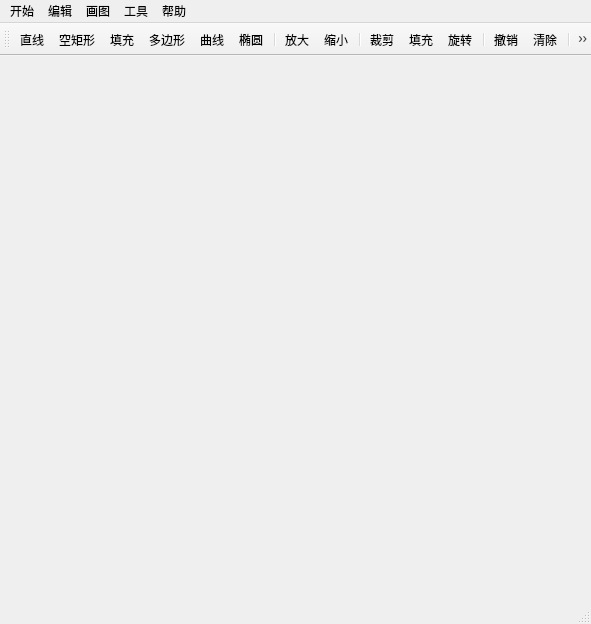
<?xml version="1.0" encoding="UTF-8"?>
<ui version="4.0">
 <class>MainWindow</class>
 <widget class="QMainWindow" name="MainWindow">
  <property name="geometry">
   <rect>
    <x>0</x>
    <y>0</y>
    <width>591</width>
    <height>624</height>
   </rect>
  </property>
  <property name="windowTitle">
   <string>MainWindow</string>
  </property>
  <widget class="QWidget" name="centralWidget"/>
  <widget class="QMenuBar" name="menuBar">
   <property name="geometry">
    <rect>
     <x>0</x>
     <y>0</y>
     <width>591</width>
     <height>23</height>
    </rect>
   </property>
   <widget class="QMenu" name="menu">
    <property name="title">
     <string>开始</string>
    </property>
    <addaction name="actionnew"/>
    <addaction name="actionopen"/>
    <addaction name="actionsave"/>
    <addaction name="actionquit"/>
    <addaction name="actionoff"/>
    <addaction name="actionswitch"/>
   </widget>
   <widget class="QMenu" name="menu_2">
    <property name="title">
     <string>编辑</string>
    </property>
    <addaction name="actionzoom"/>
    <addaction name="actionlager"/>
    <addaction name="actiondelete_one"/>
    <addaction name="actioninvert"/>
   </widget>
   <widget class="QMenu" name="menu_3">
    <property name="title">
     <string>画图</string>
    </property>
    <widget class="QMenu" name="menu_6">
     <property name="title">
      <string>矩形</string>
     </property>
     <addaction name="separator"/>
     <addaction name="actionempty_rect"/>
     <addaction name="actionfull_rect"/>
    </widget>
    <addaction name="actionDrawStraight"/>
    <addaction name="actionDrawCircle"/>
    <addaction name="actionDrawEllipse"/>
    <addaction name="actioncurve"/>
    <addaction name="menu_6"/>
   </widget>
   <widget class="QMenu" name="menu_4">
    <property name="title">
     <string>帮助</string>
    </property>
    <addaction name="actionabout"/>
   </widget>
   <widget class="QMenu" name="menu_5">
    <property name="title">
     <string>工具</string>
    </property>
    <addaction name="actionfill"/>
    <addaction name="actionpaint"/>
    <addaction name="actioncrop"/>
   </widget>
   <addaction name="menu"/>
   <addaction name="menu_2"/>
   <addaction name="menu_3"/>
   <addaction name="menu_5"/>
   <addaction name="menu_4"/>
  </widget>
  <widget class="QToolBar" name="mainToolBar">
   <property name="mouseTracking">
    <bool>false</bool>
   </property>
   <property name="contextMenuPolicy">
    <enum>Qt::DefaultContextMenu</enum>
   </property>
   <property name="layoutDirection">
    <enum>Qt::LeftToRight</enum>
   </property>
   <attribute name="toolBarArea">
    <enum>TopToolBarArea</enum>
   </attribute>
   <attribute name="toolBarBreak">
    <bool>false</bool>
   </attribute>
   <addaction name="actionDrawStraight"/>
   <addaction name="actionempty_rect"/>
   <addaction name="actionfull_rect"/>
   <addaction name="actionDrawCircle"/>
   <addaction name="actioncurve"/>
   <addaction name="actionDrawEllipse"/>
   <addaction name="separator"/>
   <addaction name="actionzoom"/>
   <addaction name="actionlager"/>
   <addaction name="separator"/>
   <addaction name="actioncrop"/>
   <addaction name="actionfill"/>
   <addaction name="actionpaint"/>
   <addaction name="separator"/>
   <addaction name="actiondelete_one"/>
   <addaction name="actiondelete"/>
   <addaction name="separator"/>
   <addaction name="separator"/>
   <addaction name="actionswitch"/>
   <addaction name="actioninvert"/>
  </widget>
  <widget class="QStatusBar" name="statusBar"/>
  <action name="actionopen">
   <property name="text">
    <string>打开</string>
   </property>
  </action>
  <action name="actionsave">
   <property name="text">
    <string>保存</string>
   </property>
  </action>
  <action name="actionanother_save">
   <property name="text">
    <string>另存为</string>
   </property>
  </action>
  <action name="actionquit">
   <property name="text">
    <string>退出</string>
   </property>
  </action>
  <action name="actioncopy">
   <property name="text">
    <string>复制</string>
   </property>
  </action>
  <action name="actionpaste">
   <property name="text">
    <string>粘贴</string>
   </property>
  </action>
  <action name="actionDrawStraight">
   <property name="icon">
    <iconset resource="resourse.qrc">
     <normaloff>:/png/arrow_298px_1199168_easyicon.net.png</normaloff>:/png/arrow_298px_1199168_easyicon.net.png</iconset>
   </property>
   <property name="text">
    <string>直线</string>
   </property>
  </action>
  <action name="actionDrawCircle">
   <property name="icon">
    <iconset resource="resourse.qrc">
     <normaloff>:/png/polygom.png</normaloff>:/png/polygom.png</iconset>
   </property>
   <property name="text">
    <string>多边形</string>
   </property>
  </action>
  <action name="actionDrawEllipse">
   <property name="icon">
    <iconset resource="resourse.qrc">
     <normaloff>:/png/ellipse_stroked.png</normaloff>:/png/ellipse_stroked.png</iconset>
   </property>
   <property name="text">
    <string>椭圆</string>
   </property>
  </action>
  <action name="actionzoom">
   <property name="icon">
    <iconset resource="resourse.qrc">
     <normaloff>:/png/zoom12.png</normaloff>:/png/zoom12.png</iconset>
   </property>
   <property name="text">
    <string>放大</string>
   </property>
  </action>
  <action name="actionlager">
   <property name="icon">
    <iconset resource="resourse.qrc">
     <normaloff>:/png/zoom9.png</normaloff>:/png/zoom9.png</iconset>
   </property>
   <property name="text">
    <string>缩小</string>
   </property>
  </action>
  <action name="actionmax">
   <property name="text">
    <string>最大化</string>
   </property>
  </action>
  <action name="actionmin">
   <property name="text">
    <string>最小化</string>
   </property>
  </action>
  <action name="actionnew">
   <property name="text">
    <string>新建</string>
   </property>
  </action>
  <action name="actionabout">
   <property name="text">
    <string>关于</string>
   </property>
  </action>
  <action name="actionfill">
   <property name="icon">
    <iconset resource="resourse.qrc">
     <normaloff>:/png/paint_bucket.png</normaloff>:/png/paint_bucket.png</iconset>
   </property>
   <property name="text">
    <string>填充</string>
   </property>
  </action>
  <action name="actionpaint">
   <property name="icon">
    <iconset resource="resourse.qrc">
     <normaloff>:/png/rotate2.png</normaloff>:/png/rotate2.png</iconset>
   </property>
   <property name="text">
    <string>旋转</string>
   </property>
  </action>
  <action name="actioncrop">
   <property name="icon">
    <iconset resource="resourse.qrc">
     <normaloff>:/png/crop.png</normaloff>:/png/crop.png</iconset>
   </property>
   <property name="text">
    <string>裁剪</string>
   </property>
  </action>
  <action name="actionbrush">
   <property name="icon">
    <iconset resource="resourse.qrc">
     <normaloff>:/png/paint.png</normaloff>:/png/paint.png</iconset>
   </property>
   <property name="text">
    <string>刷子</string>
   </property>
  </action>
  <action name="actioncolor">
   <property name="icon">
    <iconset resource="resourse.qrc">
     <normaloff>:/png/palette.png</normaloff>:/png/palette.png</iconset>
   </property>
   <property name="text">
    <string>颜色</string>
   </property>
  </action>
  <action name="actiondelete">
   <property name="icon">
    <iconset resource="resourse.qrc">
     <normaloff>:/png/trash37.png</normaloff>:/png/trash37.png</iconset>
   </property>
   <property name="text">
    <string>清除</string>
   </property>
   <property name="iconText">
    <string>清除</string>
   </property>
  </action>
  <action name="actiondelete_one">
   <property name="icon">
    <iconset resource="resourse.qrc">
     <normaloff>:/png/undo9.png</normaloff>:/png/undo9.png</iconset>
   </property>
   <property name="text">
    <string>撤销</string>
   </property>
  </action>
  <action name="actionempty_rect">
   <property name="icon">
    <iconset resource="resourse.qrc">
     <normaloff>:/png/design_280px_1199322_easyicon.net.png</normaloff>:/png/design_280px_1199322_easyicon.net.png</iconset>
   </property>
   <property name="text">
    <string>空矩形</string>
   </property>
  </action>
  <action name="actionfull_rect">
   <property name="icon">
    <iconset resource="resourse.qrc">
     <normaloff>:/png/upright1.png</normaloff>:/png/upright1.png</iconset>
   </property>
   <property name="text">
    <string>填充</string>
   </property>
  </action>
  <action name="actioncurve">
   <property name="icon">
    <iconset resource="resourse.qrc">
     <normaloff>:/png/draw_wave.png</normaloff>:/png/draw_wave.png</iconset>
   </property>
   <property name="text">
    <string>曲线</string>
   </property>
  </action>
  <action name="actionoff">
   <property name="text">
    <string>导入off</string>
   </property>
  </action>
  <action name="actionswitch">
   <property name="icon">
    <iconset resource="resourse.qrc">
     <normaloff>:/png/switch.png</normaloff>:/png/switch.png</iconset>
   </property>
   <property name="text">
    <string>切换</string>
   </property>
  </action>
  <action name="actioninvert">
   <property name="icon">
    <iconset resource="resourse.qrc">
     <normaloff>:/png/invert.png</normaloff>:/png/invert.png</iconset>
   </property>
   <property name="text">
    <string>反选</string>
   </property>
  </action>
 </widget>
 <layoutdefault spacing="6" margin="11"/>
 <resources>
  <include location="resourse.qrc"/>
 </resources>
 <connections/>
</ui>
